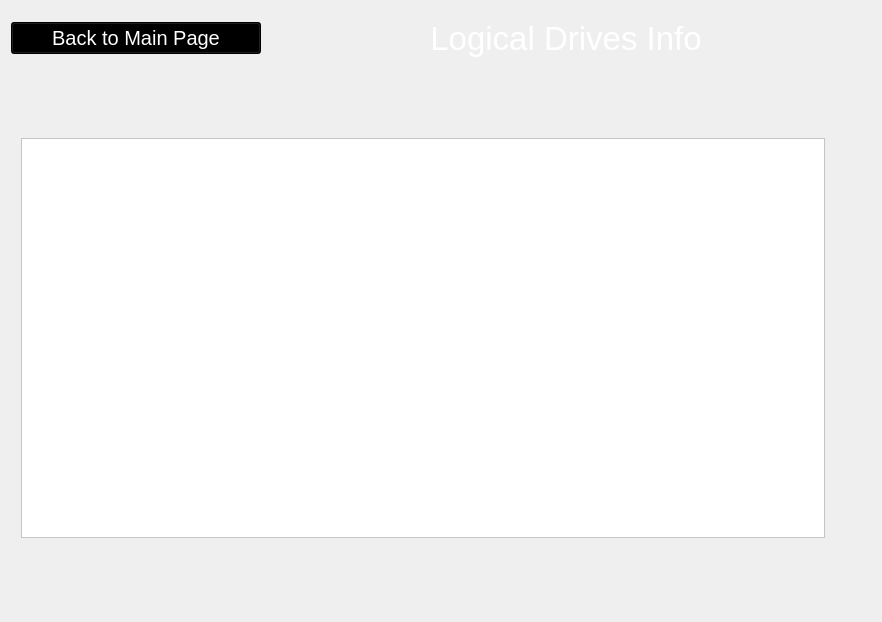
      <widget class="QWidget" name="page_2">
       <layout class="QVBoxLayout" name="verticalLayout_4">
        <item>
         <widget class="QFrame" name="frame_3">
          <property name="minimumSize">
           <size>
            <width>860</width>
            <height>600</height>
           </size>
          </property>
          <property name="maximumSize">
           <size>
            <width>860</width>
            <height>600</height>
           </size>
          </property>
          <property name="frameShape">
           <enum>QFrame::NoFrame</enum>
          </property>
          <property name="frameShadow">
           <enum>QFrame::Raised</enum>
          </property>
          <property name="lineWidth">
           <number>0</number>
          </property>
          <layout class="QVBoxLayout" name="verticalLayout_5">
           <property name="spacing">
            <number>0</number>
           </property>
           <property name="leftMargin">
            <number>0</number>
           </property>
           <property name="topMargin">
            <number>0</number>
           </property>
           <property name="rightMargin">
            <number>0</number>
           </property>
           <property name="bottomMargin">
            <number>0</number>
           </property>
           <item>
            <widget class="QFrame" name="frame_4">
             <property name="maximumSize">
              <size>
               <width>16777215</width>
               <height>100</height>
              </size>
             </property>
             <property name="frameShape">
              <enum>QFrame::NoFrame</enum>
             </property>
             <property name="frameShadow">
              <enum>QFrame::Raised</enum>
             </property>
             <property name="lineWidth">
              <number>0</number>
             </property>
             <layout class="QHBoxLayout" name="horizontalLayout_2">
              <property name="spacing">
               <number>0</number>
              </property>
              <property name="leftMargin">
               <number>0</number>
              </property>
              <property name="topMargin">
               <number>0</number>
              </property>
              <property name="rightMargin">
               <number>0</number>
              </property>
              <property name="bottomMargin">
               <number>0</number>
              </property>
              <item>
               <widget class="QFrame" name="frame_6">
                <property name="maximumSize">
                 <size>
                  <width>250</width>
                  <height>16777215</height>
                 </size>
                </property>
                <property name="frameShape">
                 <enum>QFrame::NoFrame</enum>
                </property>
                <property name="frameShadow">
                 <enum>QFrame::Raised</enum>
                </property>
                <property name="lineWidth">
                 <number>0</number>
                </property>
                <layout class="QHBoxLayout" name="horizontalLayout_4">
                 <property name="spacing">
                  <number>0</number>
                 </property>
                 <property name="leftMargin">
                  <number>0</number>
                 </property>
                 <property name="topMargin">
                  <number>0</number>
                 </property>
                 <property name="rightMargin">
                  <number>0</number>
                 </property>
                 <property name="bottomMargin">
                  <number>0</number>
                 </property>
                 <item>
                  <widget class="QPushButton" name="back_from1_to_main">
                   <property name="font">
                    <font>
                     <pointsize>15</pointsize>
                    </font>
                   </property>
                   <property name="styleSheet">
                    <string notr="true">color:white;background-color:black;</string>
                   </property>
                   <property name="text">
                    <string>Back to Main Page</string>
                   </property>
                  </widget>
                 </item>
                </layout>
               </widget>
              </item>
              <item>
               <widget class="QFrame" name="frame_7">
                <property name="frameShape">
                 <enum>QFrame::NoFrame</enum>
                </property>
                <property name="frameShadow">
                 <enum>QFrame::Raised</enum>
                </property>
                <property name="lineWidth">
                 <number>0</number>
                </property>
                <layout class="QHBoxLayout" name="horizontalLayout_3">
                 <item>
                  <widget class="QLabel" name="label_2">
                   <property name="font">
                    <font>
                     <pointsize>25</pointsize>
                    </font>
                   </property>
                   <property name="styleSheet">
                    <string notr="true">color:white;</string>
                   </property>
                   <property name="text">
                    <string>Logical Drives Info</string>
                   </property>
                   <property name="alignment">
                    <set>Qt::AlignCenter</set>
                   </property>
                  </widget>
                 </item>
                </layout>
               </widget>
              </item>
             </layout>
            </widget>
           </item>
           <item>
            <widget class="QFrame" name="frame_5">
             <property name="minimumSize">
              <size>
               <width>825</width>
               <height>0</height>
              </size>
             </property>
             <property name="maximumSize">
              <size>
               <width>825</width>
               <height>16777215</height>
              </size>
             </property>
             <property name="frameShape">
              <enum>QFrame::NoFrame</enum>
             </property>
             <property name="frameShadow">
              <enum>QFrame::Raised</enum>
             </property>
             <property name="lineWidth">
              <number>0</number>
             </property>
             <layout class="QHBoxLayout" name="horizontalLayout_5">
              <property name="spacing">
               <number>0</number>
              </property>
              <property name="leftMargin">
               <number>0</number>
              </property>
              <property name="topMargin">
               <number>0</number>
              </property>
              <property name="rightMargin">
               <number>0</number>
              </property>
              <property name="bottomMargin">
               <number>0</number>
              </property>
              <item>
               <widget class="QTableWidget" name="tableWidget">
                <property name="sizePolicy">
                 <sizepolicy hsizetype="Expanding" vsizetype="Expanding">
                  <horstretch>0</horstretch>
                  <verstretch>0</verstretch>
                 </sizepolicy>
                </property>
                <property name="minimumSize">
                 <size>
                  <width>785</width>
                  <height>400</height>
                 </size>
                </property>
                <property name="maximumSize">
                 <size>
                  <width>804</width>
                  <height>400</height>
                 </size>
                </property>
                <property name="styleSheet">
                 <string notr="true">QTableWidget{
background-color:white;
alteranate-background-color:#606060;
selection-background-color:#282828;
}</string>
                </property>
                <property name="sizeAdjustPolicy">
                 <enum>QAbstractScrollArea::AdjustIgnored</enum>
                </property>
                <property name="editTriggers">
                 <set>QAbstractItemView::NoEditTriggers</set>
                </property>
                <property name="selectionMode">
                 <enum>QAbstractItemView::NoSelection</enum>
                </property>
                <property name="showGrid">
                 <bool>false</bool>
                </property>
                <attribute name="horizontalHeaderVisible">
                 <bool>true</bool>
                </attribute>
                <attribute name="horizontalHeaderCascadingSectionResizes">
                 <bool>false</bool>
                </attribute>
                <attribute name="horizontalHeaderMinimumSectionSize">
                 <number>30</number>
                </attribute>
                <attribute name="horizontalHeaderDefaultSectionSize">
                 <number>100</number>
                </attribute>
                <attribute name="verticalHeaderVisible">
                 <bool>false</bool>
                </attribute>
               </widget>
              </item>
             </layout>
            </widget>
           </item>
          </layout>
         </widget>
        </item>
       </layout>
      </widget>
